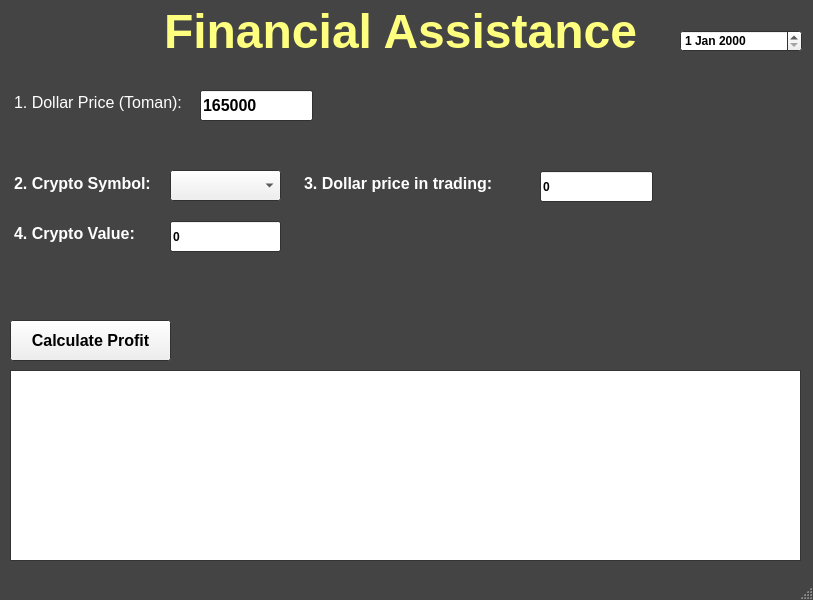
<?xml version="1.0" encoding="UTF-8"?>
<ui version="4.0">
 <class>Crypto_Portfolio_Tracker</class>
 <widget class="QMainWindow" name="Crypto_Portfolio_Tracker">
  <property name="geometry">
   <rect>
    <x>0</x>
    <y>0</y>
    <width>813</width>
    <height>600</height>
   </rect>
  </property>
  <property name="palette">
   <palette>
    <active>
     <colorrole role="Base">
      <brush brushstyle="SolidPattern">
       <color alpha="255">
        <red>255</red>
        <green>255</green>
        <blue>255</blue>
       </color>
      </brush>
     </colorrole>
     <colorrole role="Window">
      <brush brushstyle="SolidPattern">
       <color alpha="255">
        <red>68</red>
        <green>68</green>
        <blue>68</blue>
       </color>
      </brush>
     </colorrole>
    </active>
    <inactive>
     <colorrole role="Base">
      <brush brushstyle="SolidPattern">
       <color alpha="255">
        <red>255</red>
        <green>255</green>
        <blue>255</blue>
       </color>
      </brush>
     </colorrole>
     <colorrole role="Window">
      <brush brushstyle="SolidPattern">
       <color alpha="255">
        <red>68</red>
        <green>68</green>
        <blue>68</blue>
       </color>
      </brush>
     </colorrole>
    </inactive>
    <disabled>
     <colorrole role="Base">
      <brush brushstyle="SolidPattern">
       <color alpha="255">
        <red>68</red>
        <green>68</green>
        <blue>68</blue>
       </color>
      </brush>
     </colorrole>
     <colorrole role="Window">
      <brush brushstyle="SolidPattern">
       <color alpha="255">
        <red>68</red>
        <green>68</green>
        <blue>68</blue>
       </color>
      </brush>
     </colorrole>
    </disabled>
   </palette>
  </property>
  <property name="font">
   <font>
    <weight>75</weight>
    <bold>true</bold>
    <kerning>true</kerning>
   </font>
  </property>
  <property name="mouseTracking">
   <bool>false</bool>
  </property>
  <property name="windowTitle">
   <string>Crypto Portfolio Tracker V2.0</string>
  </property>
  <property name="autoFillBackground">
   <bool>false</bool>
  </property>
  <widget class="QWidget" name="centralwidget">
   <widget class="QLineEdit" name="usdtEn">
    <property name="geometry">
     <rect>
      <x>200</x>
      <y>90</y>
      <width>113</width>
      <height>31</height>
     </rect>
    </property>
    <property name="font">
     <font>
      <pointsize>12</pointsize>
     </font>
    </property>
    <property name="toolTip">
     <string>قیمت کنونی دلار در بازار</string>
    </property>
    <property name="styleSheet">
     <string notr="true">text-aling: center</string>
    </property>
    <property name="text">
     <string>165000</string>
    </property>
   </widget>
   <widget class="QLineEdit" name="amountEn">
    <property name="geometry">
     <rect>
      <x>170</x>
      <y>221</y>
      <width>111</width>
      <height>31</height>
     </rect>
    </property>
    <property name="toolTip">
     <string>میزان رمزارز خریداری شده</string>
    </property>
    <property name="text">
     <string>0</string>
    </property>
   </widget>
   <widget class="QLineEdit" name="usdBuyEn">
    <property name="geometry">
     <rect>
      <x>540</x>
      <y>171</y>
      <width>113</width>
      <height>31</height>
     </rect>
    </property>
    <property name="toolTip">
     <string>قیمت دلار در لحظه انجام این معامله (تومان)</string>
    </property>
    <property name="text">
     <string>0</string>
    </property>
   </widget>
   <widget class="QPushButton" name="calcBtn">
    <property name="geometry">
     <rect>
      <x>10</x>
      <y>320</y>
      <width>161</width>
      <height>41</height>
     </rect>
    </property>
    <property name="font">
     <font>
      <pointsize>12</pointsize>
     </font>
    </property>
    <property name="toolTip">
     <string>محاسبه سود / ثبت ترید</string>
    </property>
    <property name="text">
     <string>Calculate Profit</string>
    </property>
   </widget>
   <widget class="QTextEdit" name="resultBox">
    <property name="geometry">
     <rect>
      <x>10</x>
      <y>370</y>
      <width>791</width>
      <height>191</height>
     </rect>
    </property>
   </widget>
   <widget class="QTextEdit" name="textEdit">
    <property name="geometry">
     <rect>
      <x>110</x>
      <y>0</y>
      <width>581</width>
      <height>71</height>
     </rect>
    </property>
    <property name="palette">
     <palette>
      <active>
       <colorrole role="WindowText">
        <brush brushstyle="SolidPattern">
         <color alpha="255">
          <red>244</red>
          <green>208</green>
          <blue>63</blue>
         </color>
        </brush>
       </colorrole>
       <colorrole role="Button">
        <brush brushstyle="SolidPattern">
         <color alpha="0">
          <red>0</red>
          <green>0</green>
          <blue>0</blue>
         </color>
        </brush>
       </colorrole>
       <colorrole role="Text">
        <brush brushstyle="SolidPattern">
         <color alpha="255">
          <red>244</red>
          <green>208</green>
          <blue>63</blue>
         </color>
        </brush>
       </colorrole>
       <colorrole role="BrightText">
        <brush brushstyle="SolidPattern">
         <color alpha="255">
          <red>170</red>
          <green>255</green>
          <blue>0</blue>
         </color>
        </brush>
       </colorrole>
       <colorrole role="ButtonText">
        <brush brushstyle="SolidPattern">
         <color alpha="255">
          <red>244</red>
          <green>208</green>
          <blue>63</blue>
         </color>
        </brush>
       </colorrole>
       <colorrole role="Base">
        <brush brushstyle="NoBrush">
         <color alpha="255">
          <red>0</red>
          <green>0</green>
          <blue>0</blue>
         </color>
        </brush>
       </colorrole>
       <colorrole role="Window">
        <brush brushstyle="SolidPattern">
         <color alpha="0">
          <red>0</red>
          <green>0</green>
          <blue>0</blue>
         </color>
        </brush>
       </colorrole>
      </active>
      <inactive>
       <colorrole role="WindowText">
        <brush brushstyle="SolidPattern">
         <color alpha="255">
          <red>244</red>
          <green>208</green>
          <blue>63</blue>
         </color>
        </brush>
       </colorrole>
       <colorrole role="Button">
        <brush brushstyle="SolidPattern">
         <color alpha="0">
          <red>0</red>
          <green>0</green>
          <blue>0</blue>
         </color>
        </brush>
       </colorrole>
       <colorrole role="Text">
        <brush brushstyle="SolidPattern">
         <color alpha="255">
          <red>244</red>
          <green>208</green>
          <blue>63</blue>
         </color>
        </brush>
       </colorrole>
       <colorrole role="BrightText">
        <brush brushstyle="SolidPattern">
         <color alpha="255">
          <red>170</red>
          <green>255</green>
          <blue>0</blue>
         </color>
        </brush>
       </colorrole>
       <colorrole role="ButtonText">
        <brush brushstyle="SolidPattern">
         <color alpha="255">
          <red>244</red>
          <green>208</green>
          <blue>63</blue>
         </color>
        </brush>
       </colorrole>
       <colorrole role="Base">
        <brush brushstyle="NoBrush">
         <color alpha="255">
          <red>0</red>
          <green>0</green>
          <blue>0</blue>
         </color>
        </brush>
       </colorrole>
       <colorrole role="Window">
        <brush brushstyle="SolidPattern">
         <color alpha="0">
          <red>0</red>
          <green>0</green>
          <blue>0</blue>
         </color>
        </brush>
       </colorrole>
      </inactive>
      <disabled>
       <colorrole role="WindowText">
        <brush brushstyle="SolidPattern">
         <color alpha="255">
          <red>244</red>
          <green>208</green>
          <blue>63</blue>
         </color>
        </brush>
       </colorrole>
       <colorrole role="Button">
        <brush brushstyle="SolidPattern">
         <color alpha="0">
          <red>0</red>
          <green>0</green>
          <blue>0</blue>
         </color>
        </brush>
       </colorrole>
       <colorrole role="Text">
        <brush brushstyle="SolidPattern">
         <color alpha="255">
          <red>244</red>
          <green>208</green>
          <blue>63</blue>
         </color>
        </brush>
       </colorrole>
       <colorrole role="BrightText">
        <brush brushstyle="SolidPattern">
         <color alpha="255">
          <red>170</red>
          <green>255</green>
          <blue>0</blue>
         </color>
        </brush>
       </colorrole>
       <colorrole role="ButtonText">
        <brush brushstyle="SolidPattern">
         <color alpha="255">
          <red>244</red>
          <green>208</green>
          <blue>63</blue>
         </color>
        </brush>
       </colorrole>
       <colorrole role="Base">
        <brush brushstyle="NoBrush">
         <color alpha="255">
          <red>0</red>
          <green>0</green>
          <blue>0</blue>
         </color>
        </brush>
       </colorrole>
       <colorrole role="Window">
        <brush brushstyle="SolidPattern">
         <color alpha="0">
          <red>0</red>
          <green>0</green>
          <blue>0</blue>
         </color>
        </brush>
       </colorrole>
      </disabled>
     </palette>
    </property>
    <property name="styleSheet">
     <string notr="true">background: transparent;
color: #f4d03f;
font-weight: bold;
border: none
</string>
    </property>
    <property name="html">
     <string>&lt;!DOCTYPE HTML PUBLIC &quot;-//W3C//DTD HTML 4.0//EN&quot; &quot;http://www.w3.org/TR/REC-html40/strict.dtd&quot;&gt;
&lt;html&gt;&lt;head&gt;&lt;meta name=&quot;qrichtext&quot; content=&quot;1&quot; /&gt;&lt;style type=&quot;text/css&quot;&gt;
p, li { white-space: pre-wrap; }
&lt;/style&gt;&lt;/head&gt;&lt;body style=&quot; font-family:'MS Shell Dlg 2'; font-size:8.25pt; font-weight:600; font-style:normal;&quot;&gt;
&lt;p align=&quot;center&quot; style=&quot; margin-top:0px; margin-bottom:0px; margin-left:0px; margin-right:0px; -qt-block-indent:0; text-indent:0px;&quot;&gt;&lt;span style=&quot; font-size:36pt; color:#ffff7f;&quot;&gt;Financial Assistance&lt;/span&gt;&lt;/p&gt;&lt;/body&gt;&lt;/html&gt;</string>
    </property>
   </widget>
   <widget class="QTextEdit" name="textEdit_2">
    <property name="geometry">
     <rect>
      <x>10</x>
      <y>89</y>
      <width>181</width>
      <height>31</height>
     </rect>
    </property>
    <property name="styleSheet">
     <string notr="true">background: transparent;
font-weight: bold;
border: none;</string>
    </property>
    <property name="html">
     <string>&lt;!DOCTYPE HTML PUBLIC &quot;-//W3C//DTD HTML 4.0//EN&quot; &quot;http://www.w3.org/TR/REC-html40/strict.dtd&quot;&gt;
&lt;html&gt;&lt;head&gt;&lt;meta name=&quot;qrichtext&quot; content=&quot;1&quot; /&gt;&lt;style type=&quot;text/css&quot;&gt;
p, li { white-space: pre-wrap; }
&lt;/style&gt;&lt;/head&gt;&lt;body style=&quot; font-family:'MS Shell Dlg 2'; font-size:8.25pt; font-weight:600; font-style:normal;&quot;&gt;
&lt;p style=&quot; margin-top:0px; margin-bottom:0px; margin-left:0px; margin-right:0px; -qt-block-indent:0; text-indent:0px;&quot;&gt;&lt;span style=&quot; font-size:12pt; font-weight:400; color:#ffffff;&quot;&gt;1. Dollar Price (Toman):&lt;/span&gt;&lt;/p&gt;&lt;/body&gt;&lt;/html&gt;</string>
    </property>
   </widget>
   <widget class="QTextEdit" name="textEdit_3">
    <property name="geometry">
     <rect>
      <x>10</x>
      <y>170</y>
      <width>171</width>
      <height>31</height>
     </rect>
    </property>
    <property name="styleSheet">
     <string notr="true">background: transparent;
font-weight: bold;
border: none;</string>
    </property>
    <property name="html">
     <string>&lt;!DOCTYPE HTML PUBLIC &quot;-//W3C//DTD HTML 4.0//EN&quot; &quot;http://www.w3.org/TR/REC-html40/strict.dtd&quot;&gt;
&lt;html&gt;&lt;head&gt;&lt;meta name=&quot;qrichtext&quot; content=&quot;1&quot; /&gt;&lt;style type=&quot;text/css&quot;&gt;
p, li { white-space: pre-wrap; }
&lt;/style&gt;&lt;/head&gt;&lt;body style=&quot; font-family:'MS Shell Dlg 2'; font-size:8.25pt; font-weight:600; font-style:normal;&quot;&gt;
&lt;p style=&quot; margin-top:0px; margin-bottom:0px; margin-left:0px; margin-right:0px; -qt-block-indent:0; text-indent:0px;&quot;&gt;&lt;span style=&quot; font-size:12pt; color:#ffffff;&quot;&gt;2. Crypto Symbol:&lt;/span&gt;&lt;/p&gt;&lt;/body&gt;&lt;/html&gt;</string>
    </property>
   </widget>
   <widget class="QTextEdit" name="textEdit_4">
    <property name="geometry">
     <rect>
      <x>10</x>
      <y>220</y>
      <width>151</width>
      <height>31</height>
     </rect>
    </property>
    <property name="styleSheet">
     <string notr="true">background: transparent;
font-weight: bold;
border: none;</string>
    </property>
    <property name="html">
     <string>&lt;!DOCTYPE HTML PUBLIC &quot;-//W3C//DTD HTML 4.0//EN&quot; &quot;http://www.w3.org/TR/REC-html40/strict.dtd&quot;&gt;
&lt;html&gt;&lt;head&gt;&lt;meta name=&quot;qrichtext&quot; content=&quot;1&quot; /&gt;&lt;style type=&quot;text/css&quot;&gt;
p, li { white-space: pre-wrap; }
&lt;/style&gt;&lt;/head&gt;&lt;body style=&quot; font-family:'MS Shell Dlg 2'; font-size:8.25pt; font-weight:600; font-style:normal;&quot;&gt;
&lt;p style=&quot; margin-top:0px; margin-bottom:0px; margin-left:0px; margin-right:0px; -qt-block-indent:0; text-indent:0px;&quot;&gt;&lt;span style=&quot; font-size:12pt; color:#ffffff;&quot;&gt;4. Crypto Value:&lt;/span&gt;&lt;/p&gt;&lt;/body&gt;&lt;/html&gt;</string>
    </property>
   </widget>
   <widget class="QTextEdit" name="textEdit_5">
    <property name="geometry">
     <rect>
      <x>300</x>
      <y>170</y>
      <width>221</width>
      <height>31</height>
     </rect>
    </property>
    <property name="styleSheet">
     <string notr="true">background: transparent;
font-weight: bold;
border: none;</string>
    </property>
    <property name="html">
     <string>&lt;!DOCTYPE HTML PUBLIC &quot;-//W3C//DTD HTML 4.0//EN&quot; &quot;http://www.w3.org/TR/REC-html40/strict.dtd&quot;&gt;
&lt;html&gt;&lt;head&gt;&lt;meta name=&quot;qrichtext&quot; content=&quot;1&quot; /&gt;&lt;style type=&quot;text/css&quot;&gt;
p, li { white-space: pre-wrap; }
&lt;/style&gt;&lt;/head&gt;&lt;body style=&quot; font-family:'MS Shell Dlg 2'; font-size:8.25pt; font-weight:600; font-style:normal;&quot;&gt;
&lt;p style=&quot; margin-top:0px; margin-bottom:0px; margin-left:0px; margin-right:0px; -qt-block-indent:0; text-indent:0px;&quot;&gt;&lt;span style=&quot; font-size:12pt; color:#ffffff;&quot;&gt;3. Dollar price in trading:&lt;/span&gt;&lt;/p&gt;&lt;/body&gt;&lt;/html&gt;</string>
    </property>
   </widget>
   <widget class="QDateEdit" name="dateEdit">
    <property name="geometry">
     <rect>
      <x>680</x>
      <y>30</y>
      <width>122</width>
      <height>22</height>
     </rect>
    </property>
   </widget>
   <widget class="QComboBox" name="symbolEn">
    <property name="geometry">
     <rect>
      <x>170</x>
      <y>170</y>
      <width>111</width>
      <height>31</height>
     </rect>
    </property>
    <property name="toolTip">
     <string>نماد رمز ارز خریداری شده</string>
    </property>
    <item>
     <property name="text">
      <string/>
     </property>
    </item>
    <item>
     <property name="text">
      <string>BTC</string>
     </property>
    </item>
    <item>
     <property name="text">
      <string>TON</string>
     </property>
    </item>
   </widget>
  </widget>
  <widget class="QMenuBar" name="menubar">
   <property name="geometry">
    <rect>
     <x>0</x>
     <y>0</y>
     <width>813</width>
     <height>21</height>
    </rect>
   </property>
  </widget>
  <widget class="QStatusBar" name="statusbar"/>
 </widget>
 <resources/>
 <connections/>
</ui>
